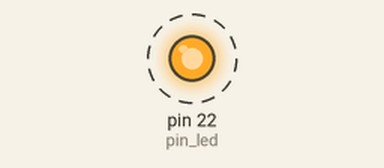
Recording of a sketch running on a simulated Arduino Mega 2560, built with avr-gcc and run on an emulated ATmega2560. Parts: output pins drawn as LEDs (lit = HIGH). Dashed ring = blinking.

Above: at 0.2 s.
Timing chart, 0 to 3.0 s (numbered marks = the images above):
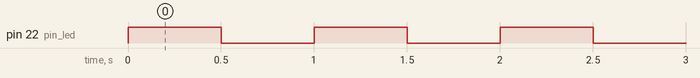

Measured:
- by itself, pin 22 (pin_led): alternates HIGH for 0.50 s and LOW for 0.50 s

The sketch:

EncenderLed.ino
```cpp
int pin_led = 22;


void setup() {
  // put your setup code here, to run once:
  pinMode(pin_led, OUTPUT);

}

void loop() {
  // put your main code here, to run repeatedly:
  digitalWrite(pin_led, HIGH);
  delay (500);
  digitalWrite(pin_led, LOW);
  delay(500);
}
```
